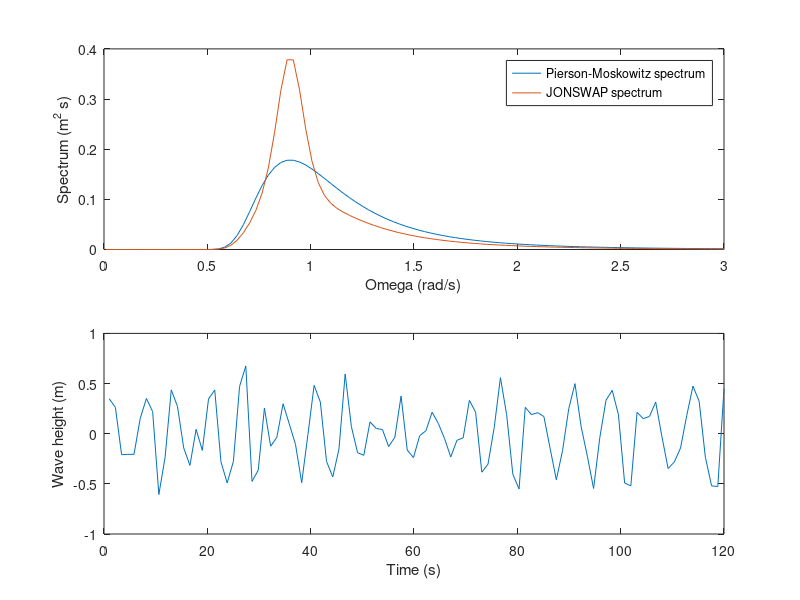
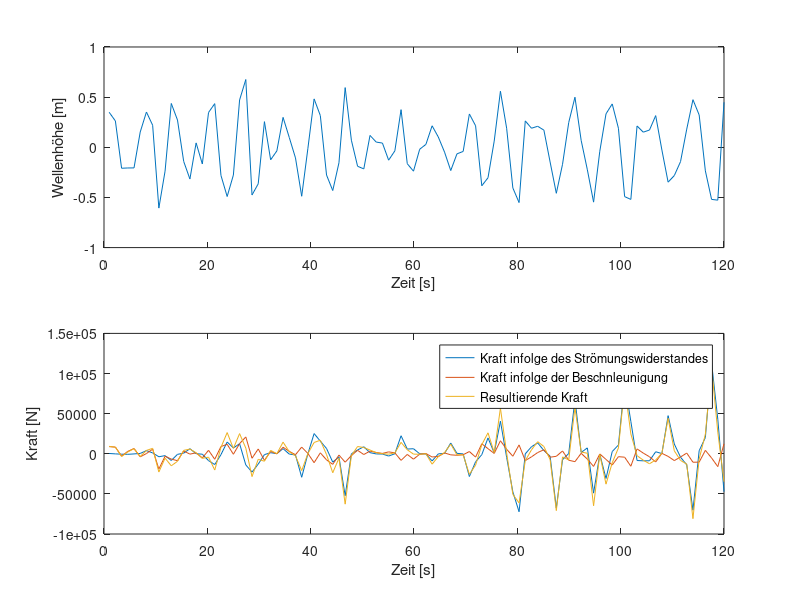

MATLAB code to generate these figures, in order: (Note: this script raises an error after producing the figures.)
%%%%%%%%%%%%%%%%%%%%%%%%%%%%%%%%%%%%%%%%%%%%%%%%%%%%%%%%%%%%%%%%%%%%%%%%%%%
%%               JONSWAP and PIERSON-MOSKOWITZ Sepctrum                  %%
%%%%%%%%%%%%%%%%%%%%%%%%%%%%%%%%%%%%%%%%%%%%%%%%%%%%%%%%%%%%%%%%%%%%%%%%%%%

close all;      % Close all open plots and images
clear all;            % Clear the workspace
%% Sea parameter 

Hs = 1.34;       % Signivicant wave height in m
Tp = 6.975;       % Spectral peak periode in s
wd = 30;        % Water depth in m
L = 50;     % Wavelength in m
k = (2*pi)/L;   % Wavenumber in 1/m
D = 5;  % Tower diameter
rho = 1024.7;     % Water density
Cd = 1.2;   % Drag coefficient
Cm = 2;     % Hydrodynamic mass
A = (pi*D^2)/4; % Cross sectional area
omega = linspace(0.01,3,100);    % Frequency bandwidth
omegaP = (2*pi)/Tp;     % Angular spectral peak period
t = linspace(1, 120, length(omega));     % Time array

SpecPM = zeros(numel(omega), 1);    % Array for Pierson-Moskowitz spectrum
SpecJONSWAP = zeros(numel(omega), 1);       % Array for JONSWAP spectrum

%% PIERSON-MOSKOWITZ Spectrum

for i = 1:numel(omega)
    SpecPM(i,1) = (5/16) * Hs^2 * omegaP^4 * omega(i)^-5 * exp(-(5/4) * ...
        (omega(i)/omegaP)^-4); % Equation for Pierson-Moskowitz spectrum 
    % from DNVGL-RP-C205 page 64-66
end

%% JONSWAP Spectrum

gamma = 3.3;     % Non-dimensional peak shape parameter, average value for 
% JONSWAP experimental data
gammaA = 1 - 0.287 * log(gamma);        % Normalizing factor
sigma = [];     % Spectral width parameter
sigmaA = 0.07;      % Avarverage value for JONSWAP experimental data
sigmaB = 0.09;      % Avarverage value for JONSWAP experimental data

if omega <= omegaP
    sigma = sigmaA;
else 
    sigma = sigmaB;
end

for i = 1:numel(omega)
    SpecJONSWAP(i,1) = gammaA * SpecPM(i,1) * ...
    gamma^exp(-0.5*(((omega(i)-omegaP)/(sigma*omegaP))^2)); % Equation for 
    % JONSWAP spectrum from DNVGL-RP-C205 page 64-66
end

%% Modeling of irregular linear waves according to DNVGL-RP-C205

deltaOmega = omega(2) - omega(1);       % Frequency step size
t = t';

Ak = sqrt(2 * SpecJONSWAP * deltaOmega);   % Amplitude Rayleigh distributed
ek = 2 * pi * rand(length(Ak), 1);  % Random phase between 0 and 2*pi

wave1 = sum(Ak .* cos(omega .* t + ek)); % Irregular linear random long-
% crested wave model according to DNVGL-RP-C205 page 51


%% Plot wave spectra and wave

figure('Name', 'Wave Spectra and modelled waves', 'Position', [25 50 ...
    1000 500]);
subplot(2,1,1)
title('Wave Spectra')
plot(omega, SpecPM);
hold on% Plot Pierson-Moskowitz spectrum 
xlabel('Omega (rad/s)');
ylabel('Spectrum (m^2.s)');
plot(omega, SpecJONSWAP);      % Plot JONSWAP spectrum 
xlabel('Omega (rad/s)');
ylabel('Spectrum (m^2 s)');
legend('Pierson-Moskowitz spectrum', 'JONSWAP spectrum');
subplot(2,1,2)
title('Modelled irrefular waves')
plot(t, wave1);
xlabel('Time (s)');
ylabel('Wave height (m)');

for i = 1:numel(t)
    Fd(i) = [1/8 *Cd * rho * D * wave1(i)^2 * omegaP^2 * wd*...
        ((sinh(2*k*wd)+2*k*wd)/(k*wd*(cosh(2*k*wd)-1)))*...
        abs(omegaP*i)*cos(omegaP*i)];
    Fm(i) = 1/8 *Cm * rho* A* wave1(i) * omegaP^2 * 1/k * sin(omegaP*i);
end
F = Fd +Fm;

figure
subplot(2,1,1)
plot(t,wave1)
xlabel('Zeit [s]')
ylabel('Wellenhöhe [m]')
subplot(2,1,2)
plot(t,Fd)
hold on
plot(t,Fm)
plot(t,F)
xlabel('Zeit [s]')
ylabel('Kraft [N]')
legend('Kraft infolge des Strömungswiderstandes', ['Kraft infolge der' ...
    ' Beschnleunigung'], 'Resultierende Kraft');
yline(0)

save('3WaveForces120s.mat','wave1', 'Hs','Tp','t','wd','L','k','D','rho', ...
    'Cd', 'Cm', 'A','omega','omegaP','F','Fd','Fm');
